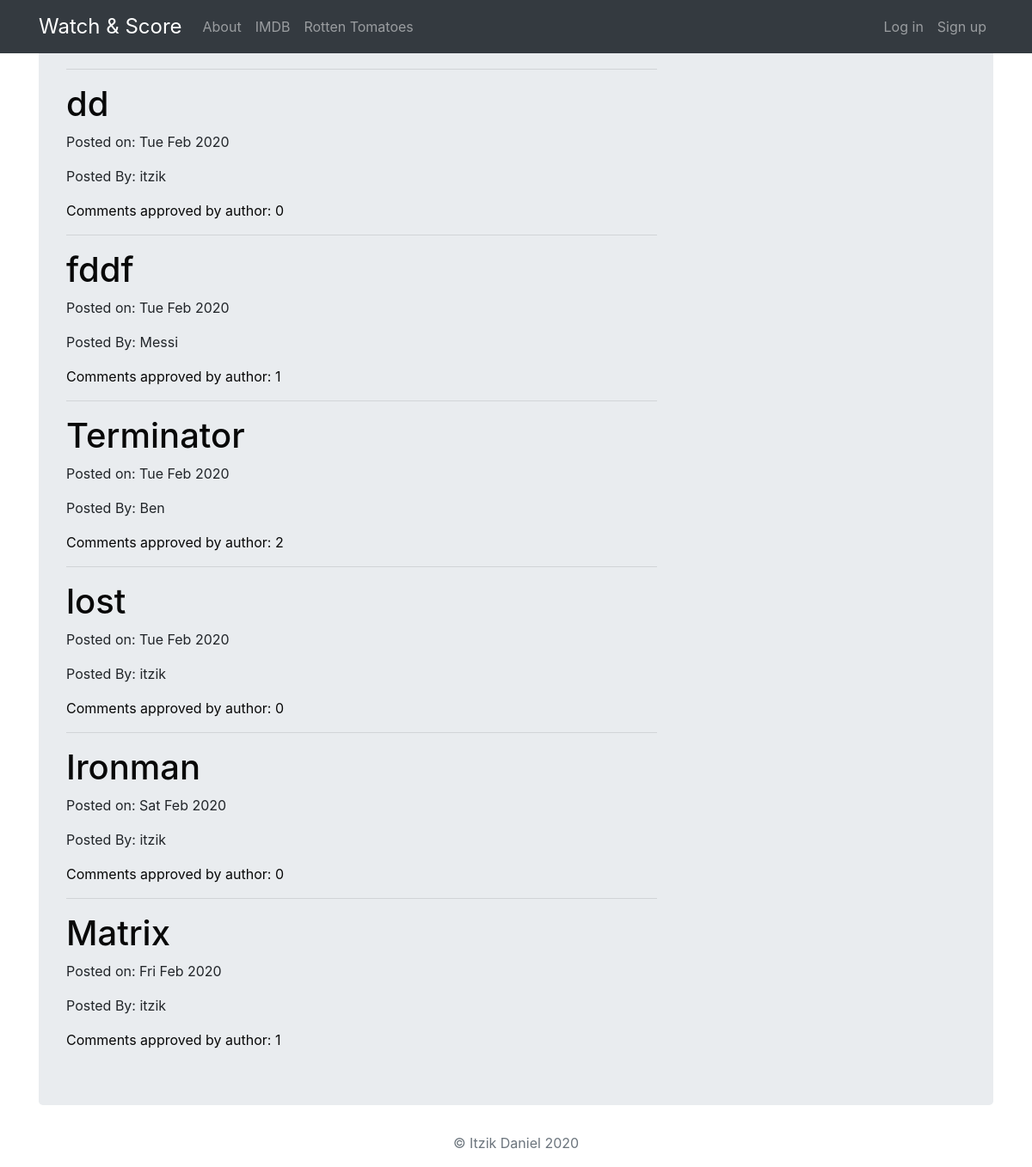
The page / on the database its author committed.
### movies_app/models.py (models this page shows, shortened)
class Post(models.Model):
    post_user = models.ForeignKey('auth.User',on_delete=models.CASCADE)
    title = models.CharField(max_length=256)
    score = models.DecimalField(max_digits=2, decimal_places=1)
    description = models.TextField()
    created_date = models.DateTimeField(default=timezone.now)
    published_date = models.DateTimeField(blank=True, null=True)
    def comments_approval(self):
        return self.comments.filter(approved_comment=True)

### movies_app/views.py (the view)
# urls.py: path('',views.PostListView.as_view(),name='post_list'),
class PostListView(ListView):
    model = Post
    def get_queryset(self):
        return Post.objects.filter(published_date__lte=timezone.now()).order_by('-published_date')

### movies_app/templates/movies_app/post_list.html
{% extends 'movies_app/base.html' %}
{% block content %}
    {% for post in object_list %}
    <hr>
        <div class="post">
            <h1><a class='link' href="{% url 'post_detail' pk=post.pk %}">{{ post.title }}</a></h1>
            <div class="date">
                <p>Posted on: {{ post.published_date|date:"D M Y"}}</p>
                <p>Posted By: {{ post.post_user}}</p>
            </div>
            <a class='link' href="{% url 'post_detail' pk=post.pk %}">Comments approved by author: {{ post.comments_approval.count }}</a>
        </div>
    {% endfor %}
{% endblock %}

### movies_app/templates/movies_app/base.html (shortened to what this page needs)
<!DOCTYPE html>
{% load static %}
<html>
  <head>
    <link href="https://stackpath.bootstrapcdn.com/bootstrap/4.4.1/css/bootstrap.min.css" rel="stylesheet">
    <link href="https://maxcdn.bootstrapcdn.com/font-awesome/4.7.0/css/font-awesome.min.css" rel="stylesheet">
    <link rel="stylesheet" href="{% static 'css/movie.css' %}">
  </head>
  <body>
      <nav class="navbar navbar-expand-md navbar navbar-dark bg-dark fixed-top">
      <div class="container">
        <div class="navbar-nav align-items-center">
          <a class="navbar-brand brand" href="{% url 'post_list' %}">Watch & Score</a>
          <a class="nav-item nav-link" href="{% url 'about' %}">About</a>
          <a class="nav-item nav-link" href="https://www.imdb.com/">IMDB</a>
          <a class="nav-item nav-link" href="https://www.rottentomatoes.com/">Rotten Tomatoes</a>
        </div>
        <div class="navbar-nav align-items-center ml-auto">
          {% if user.is_authenticated %}
            <a class="nav-item nav-link" href="{% url 'post_new' %}">New Post</a>
            <a class="nav-item nav-link" href="{% url 'draft_list' %}">Drafts</a>
            <a class="nav-item nav-link" href="{% url 'accounts:logout' %}">Log out</a>
            <a class="nav-item nav-link">Welcome: {{ user.username }}</a>
          {% else %}
            <a class="nav-item nav-link" href="{% url 'accounts:login' %}" >Log in</a>
            <a class="nav-item nav-link" href="{% url 'accounts:signup' %}">Sign up</a>
          {% endif %}
        </div>
      </div>
    </nav>
         <div class="container">
          <div class="jumbotron">
              <div class="row">
                  <div class="col-md-8">
                      {% block content %}
                      {% endblock %}
                    </div>
                  </div>
              </div>
          </div>
  </body>
</html>
<footer class="text-muted">
  <div class="container text-center">
    <p>© Itzik Daniel {% now "Y" %}</p>
    </div>
</footer>

### movies_app/static/css/movie.css (style rules this page uses)
.brand { font-size: 1.5em; }
.link { color:#080808; }

### rows shown on the page
Post: title "dd", published_date "Tue Feb 2020", post_user "itzik", comments_approval.count "0"
Post: title "fddf", published_date "Tue Feb 2020", post_user "Messi", comments_approval.count "1"
Post: title "Terminator", published_date "Tue Feb 2020", post_user "Ben", comments_approval.count "2"
Post: title "lost", published_date "Tue Feb 2020", post_user "itzik", comments_approval.count "0"
Post: title "Ironman", published_date "Sat Feb 2020", post_user "itzik", comments_approval.count "0"
Post: title "Matrix", published_date "Fri Feb 2020", post_user "itzik", comments_approval.count "1"
